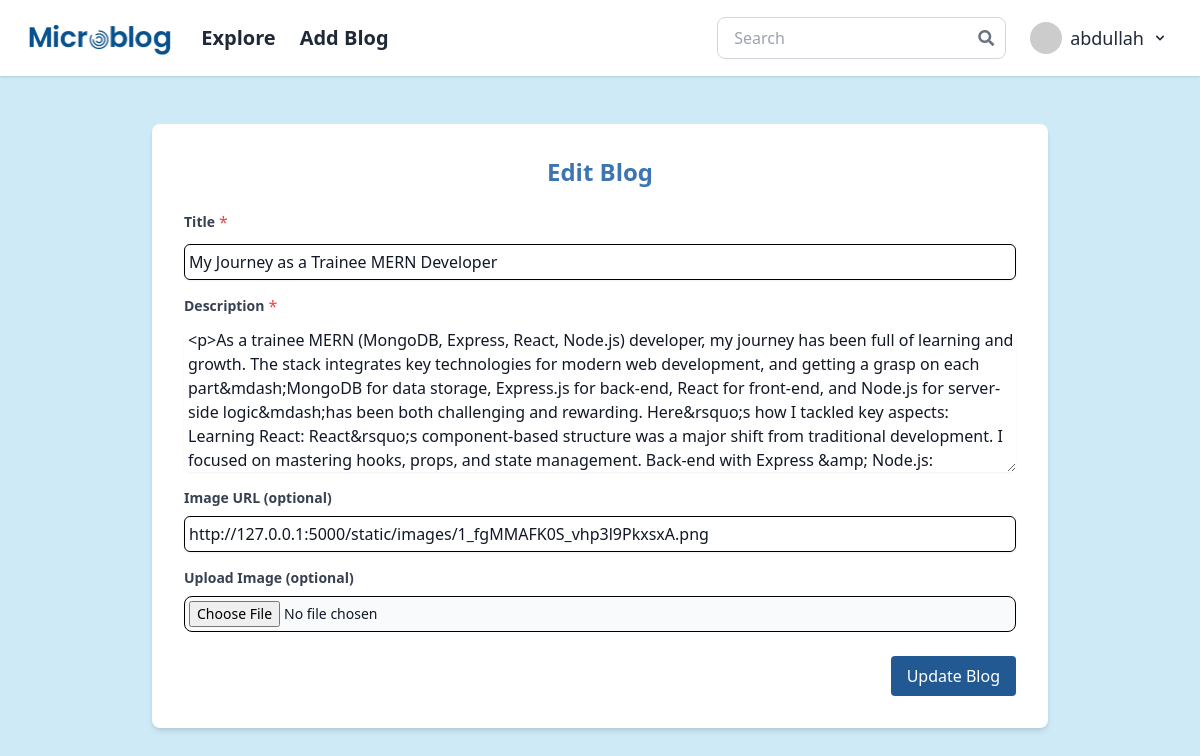
The page /edit_post/2 (signed in) on the database its author committed.
### app/models.py (models this page shows, shortened)
class User(UserMixin, db.Model):
    id: so.Mapped[int] = so.mapped_column(primary_key=True)
    username: so.Mapped[str] = so.mapped_column(sa.String(64), index=True, unique=True)
    email: so.Mapped[str] = so.mapped_column(sa.String(120), index=True, unique=True)
    password_hash: so.Mapped[Optional[str]] = so.mapped_column(sa.String(256))
    posts: so.WriteOnlyMapped['Post'] = so.relationship(back_populates='author', cascade='all, delete-orphan', passive_deletes=True)
    comments: so.WriteOnlyMapped['Comment'] = so.relationship(back_populates='author', cascade='all, delete-orphan', passive_deletes=True)
    about_me: so.Mapped[Optional[str]] = so.mapped_column(sa.String(140))
    last_seen: so.Mapped[Optional[datetime]] = so.mapped_column(default=lambda: datetime.now(timezone.utc))
    following: so.WriteOnlyMapped['User'] = so.relationship(secondary=followers, primaryjoin=(followers.c.follower_id == id),
                                                            secondaryjoin=(followers.c.followed_id == id), back_populates='followers', passive_deletes=True)
    followers: so.WriteOnlyMapped['User'] = so.relationship(secondary=followers, primaryjoin=(followers.c.followed_id == id),
                                                            secondaryjoin=(followers.c.follower_id == id), back_populates='following', passive_deletes=True)
    def avatar(self, size):
        digest = md5(self.email.lower().encode('utf-8')).hexdigest()
        return f'https://www.gravatar.com/avatar/{digest}?d=identicon&s={size}'

class Post(db.Model):
    id: so.Mapped[int] = so.mapped_column(primary_key=True)
    title: so.Mapped[str] = so.mapped_column(primary_key=True)
    body: so.Mapped[str] = so.mapped_column(sa.String(750))
    timestamp: so.Mapped[datetime] = so.mapped_column(
        index=True, default=lambda: datetime.now(timezone.utc))
    user_id: so.Mapped[int] = so.mapped_column(sa.ForeignKey(User.id, ondelete='CASCADE'),
                                               index=True)
    image_url = db.Column(db.String(255), nullable=True)
    author: so.Mapped[User] = so.relationship(back_populates='posts')
    comments: so.WriteOnlyMapped['Comment'] = so.relationship('Comment', back_populates='post', cascade='all, delete-orphan', passive_deletes=True)

### app/main/routes.py (the view)
@bp.route('/edit_post/<int:post_id>', methods=['GET', 'POST'])
@login_required
def edit_post(post_id):
    post = db.session.scalar(sa.select(Post).where(Post.id == post_id))
    if post is None:
        flash('Post not found.', 'error')
        return redirect(url_for('main.index'))
    form = EditPostForm(obj=post)
    if form.validate_on_submit():
        if post.author != current_user:
            flash('You do not have permission to edit this post.', 'error')
            return redirect(url_for('main.post_page', post_id=post_id))
        post.title = form.title.data
        post.body = form.post.data
        post.image_url = form.image_url.data
        image_file = form.image_file.data
        image_path = None
        if image_file:
            filename = secure_filename(image_file.filename)
            image_folder = os.path.join(current_app.root_path, 'static', 'images')
            if not os.path.exists(image_folder):
                os.makedirs(image_folder)
            image_path = os.path.join(image_folder, filename)
            image_file.save(image_path)
            image_url = url_for('static', filename=f'images/{filename}', _external=True)
            post.image_url = image_url
        db.session.commit()
        flash('Your post has been updated!', 'success')
        return redirect(url_for('main.post_page', post_id=post_id))
    elif request.method == 'GET':
        form.title.data = post.title
        form.post.data = post.body
    return render_template('new_edit_post.html', form=form, post=post)

### app/main/forms.py
class EditPostForm(FlaskForm):
    title = StringField('Title', validators=[DataRequired(), Length(min=1, max=100)])
    post = CKEditorField('Description', validators=[DataRequired()], render_kw={'rows': 10})
    image_url = StringField('Image URL (optional)')
    image_file = FileField('Upload Image (optional)', validators=[FileAllowed(['jpg', 'png'])])
    submit = SubmitField('Save Changes')

class SearchForm(FlaskForm):
    searched = StringField('Searched', validators=[DataRequired()])
    submit = SubmitField('Submit')

### app/main/routes.py (called while the page is built)
@bp.before_request
def before_request():
    if current_user.is_authenticated:
        current_user.last_seen = datetime.now(timezone.utc)
        db.session.commit()

@bp.context_processor
def inject_search_form():
    return dict(form=SearchForm())

### app/models.py (called while the page is built)
@login.user_loader
def load_user(id):
    return db.session.get(User, int(id))

### app/templates/new_edit_post.html (shortened to what this page needs)
{% extends 'new_base.html' %}
{% block content %}
<div class="container mx-auto mt-8">
    <div class="max-w-4xl mx-auto bg-white p-8 rounded-lg shadow-md mb-8">
        <h2 class="text-2xl font-bold mb-6 text-center text-[#3C75B1]">Edit Blog</h2>
        <form method="POST" action="{{ url_for('main.edit_post', post_id=post.id) }}" enctype="multipart/form-data">
            <div class="mb-4 min-md:mx-16">
                <div class="flex items-center">
                    {{ form.title.label(class_="block text-gray-700 text-sm font-bold mb-2") }}
                    <span class="text-red-500 relative -top-1 ml-1">*</span>
                </div>
                {{ form.title(class_="form-input mt-1 block w-full border-gray-300 rounded-md shadow-sm focus:border-yellow-500 focus:ring focus:ring-yellow-500 focus:ring-opacity-50 h-9 px-1 py-1", value=post.title, style="border: 1px solid #000000;") }}
            </div>
            <div class="mb-4 min-md:mx-16">
                <div class="flex items-center">
                    {{ form.post.label(class_="block text-gray-700 text-sm font-bold mb-2") }}
                    <span class="text-red-500 relative -top-1 ml-1">*</span>
                </div>
                {{ form.post(class_="form-textarea mt-1 block w-full border-gray-300 rounded-md shadow-sm focus:border-yellow-500 focus:ring focus:ring-yellow-500 focus:ring-opacity-50 h-36 pl-1") }}
            </div>
            <div class="mb-4 min-md:mx-16">
                {{ form.image_url.label(class_="block text-gray-700 text-sm font-bold mb-2") }}
                {{ form.image_url(class_="form-input mt-1 block w-full border-gray-300 rounded-md shadow-sm focus:border-yellow-500 focus:ring focus:ring-yellow-500 focus:ring-opacity-50 h-9 px-1 py-1", value=post.image_url, style="border: 1px solid #000000;") }}
            </div>
            <div class="mb-4 min-md:mx-16">
                {{ form.image_file.label(class_="block text-gray-700 text-sm font-bold mb-2") }}
                <div class="mt-1">
                    {{ form.image_file(class_="block w-full text-sm text-gray-900 border border-gray-300 rounded-lg cursor-pointer bg-gray-50 focus:outline-none h-9 px-1 py-1", style="border: 1px solid #000000;") }}
                </div>
            </div>
            <div class="mt-6 flex justify-end min-md:mx-16">
                {{ form.submit(class_="bg-[#225993] text-white px-4 py-2 rounded hover:bg-[#1B487A] focus:outline-none focus:ring-2 focus:ring-offset-2 focus:ring-teal-500", value="Update Blog") }}
            </div>
        </form>
    </div>
</div>
{% endblock %}

### app/templates/new_base.html (shortened to what this page needs)
<!DOCTYPE html>
<html lang="en">
<head>
    <script src="https://cdn.tailwindcss.com"></script>
    <link rel="stylesheet" href="https://cdnjs.cloudflare.com/ajax/libs/font-awesome/5.15.4/css/all.min.css">
    <link href="https://cdn.jsdelivr.net/npm/tailwindcss@2.2.19/dist/tailwind.min.css" rel="stylesheet">
</head>
<body class="bg-[#CEEAF7] text-gray-900">
    <nav class="bg-white shadow">
      <div class="container max-w-full w-full px-4 md:px-6 py-4 flex justify-between items-center">
          <div class="flex items-center space-x-6 mx-auto lg:mx-0">
              {% if not current_user.is_anonymous %}
              <a href="{{ url_for('main.index') }}" class="mt-1">
                <img class="w-15 h-10" src="{{ url_for('static', filename='images/Screenshot_2024-10-08_154426-removebg-preview_enhanced.png') }}" alt="Microblog">
              </a>
              {% else %}
              <a href="{{ url_for('main.explore') }}">
                <img class="w-15 h-10" src="{{ url_for('static', filename='images/Screenshot_2024-10-08_154426-removebg-preview_enhanced.png') }}" alt="Microblog">
              </a>
              {% endif %}
              {% if not current_user.is_anonymous %}
              <a class="text-xl font-semibold text-gray-800 hidden lg:inline-block" href="{{ url_for('main.explore') }}">Explore</a>
              <a class="text-xl font-semibold text-gray-800 hidden lg:inline-block" href="{{ url_for('main.add_blog') }}">Add Blog</a>
              {% endif %}
          </div>
          <div class="hidden lg:flex items-center space-x-4">
              <form class="relative flex items-center w-full md:w-auto" method="POST" action="{{ url_for('main.search') }}" onsubmit="return ValidateSearch()">
                  <input type="search" name="searched" autocomplete="off" id="searched" class="w-full border border-gray-300 rounded-lg pl-4 pr-10 py-2 focus:outline-none" placeholder="Search">
                  <button type="submit" class="absolute right-3 inset-y-0 flex items-center text-gray-500 hover:text-gray-700">
                      <i class="fas fa-search"></i>
                  </button>
              </form>
              {% if not current_user.is_anonymous %}
              <div class="relative px-2">
                  <button id="dropdownButton" class="text-lg flex items-center space-x-2 text-gray-800 hover:text-gray-600 focus:outline-none" onclick="toggleDropdown()">
                      <img class="w-8 h-8 rounded-full" src="{{ current_user.avatar(50) }}" alt="User avatar">
                      <span>{{ current_user.username }}</span>
                      <svg class="w-4 h-4" fill="currentColor" viewBox="0 0 20 20" xmlns="http://www.w3.org/2000/svg">
                          <path fill-rule="evenodd" d="M5.293 7.293a1 1 0 011.414 0L10 10.586l3.293-3.293a1 1 0 111.414 1.414l-4 4a1 1 0 01-1.414 0l-4-4a1 1 0 010-1.414z" clip-rule="evenodd"></path>
                      </svg>
                  </button>
              </div>
              {% else %}
              <ul class="flex space-x-4">
                  <li><a class="text-gray-800 hover:text-gray-600" href="{{ url_for('auth.login') }}">Login</a></li>
              </ul>
              {% endif %}
          </div>
      </div>
    </nav>
    <div class="p-4">
        <div class="container mx-auto">
            {% block content %}{% endblock %}
        </div>
    </div>
</body>
</html>

### rows shown on the page
User: username "abdullah"
Post: title "My Journey as a Trainee MERN Developer", image_url "http://127.0.0.1:5000/static/images/1_fgMMAFK0S_vhp3l9PkxsxA.png"
